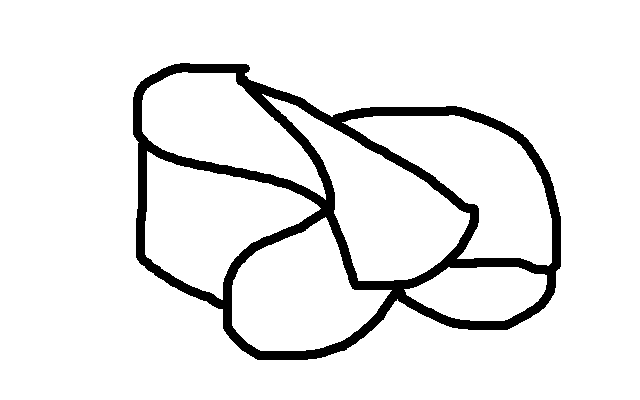
//> input picture pr/example.png, 640 x 400 px
$ ./water example.png circ.png 2   (built with g++ and OpenCV 4)
//> lines starting //> are read from the running program, lines starting //| are printed output that depends on the picture; after the words box and inside, x2 and y2 are one past the last pixel; in counts of white or black regions, pixels touching at a corner belong together
#define _USE_MATH_DEFINES

#include <cmath>
#include <fstream>
#include <functional>
#include <iostream>
#include <memory>
#include <opencv2/opencv.hpp>
#include <string>
#include <vector>
#include "opencv2/highgui/highgui.hpp"
#include "opencv2/imgproc/imgproc.hpp"

using namespace std;
using namespace cv;

enum Orientation { xOrient, yOrient, zOrient };

vector<Point> makefullcont(vector<Point> in, int step = 1);
int findMaxDim(vector<Point> in);


// TODO: remake to avoid extra copies!!!
/**
*	Wrapper for for polar coordinates points
*	Contains radius, sine(fi) and cosine(fi).
*/
template <typename T>
struct PolarPoint {
	typedef T value_type;
	T r;
	T rcos, rsin;
	PolarPoint() = default;
	PolarPoint(T inR, T inRcos, T inRsin)
	    : r(inR), rcos(inRcos), rsin(inRsin) {}
	// [4 lines left out: function printCoord, not called in this run]
};

template <typename T>
struct P3d {
	typedef T value_type;
	P3d() = default;
	P3d(T in_x, T in_y, T in_z) {
		x = in_x;
		y = in_y;
		z = in_z;
	}
	T x, y, z;
};

Point findContCenter(vector<Point> contour) {
	Moments mu;
	mu = moments(contour, false);
	Point2f mc;
	mc = Point2f(mu.m10 / mu.m00, mu.m01 / mu.m00);
	return mc;
}

/**
*	Recovers contour by data of compared circle and
*	defference from this.
*/

vector<Point> recoverStone(vector<PolarPoint<double>> vectorizedStone,
						   Point center, double r,
						   Mat recStone = Mat::zeros(0, 0, CV_32SC1));


/**
*	Find an array of difference between input cintour
*	and circle radius of r with center placed in the
*	center of given contour.
*	Output also saves an information of sines and
*	cosines of every point of contour (have to be
*	saved to have a recovery oppotunity).
*/
vector<PolarPoint<double>> compareWithCircle(Mat circleImg,
											 vector<Point> contour, double r,
											 Point center, int& deviation);


//template <typename T>
struct StoneContourPlane {
	vector<Point> contour;
	Orientation orient;
	Point center;
	int xShift, yShift, zShift;

	StoneContourPlane() : xShift(0), yShift(0), zShift(0) { contour = {}; }

	Point getCenter() {
		center = findContCenter(contour);
		return center;
	}

	vector<P3d<double>> get3dContour() {
		int n = contour.size();
		vector<P3d<double>> res = {};
		for (int i = 0; i < n; i++) {
			P3d<double> pointtmp;
			switch (orient) {
				case xOrient:
					pointtmp = P3d<double>(
					    xShift, contour[i].x + yShift,
					    contour[i].y + zShift);
					break;
				case yOrient:
					pointtmp.x = contour[i].x + xShift;
					pointtmp.y = yShift;
					pointtmp.z = contour[i].y + zShift;
					break;
				case zOrient:
					pointtmp.x = contour[i].x + xShift;
					pointtmp.y = contour[i].y + yShift;
					pointtmp.z = zShift;
			}
			res.push_back(pointtmp);
		}
		return res;
	}
	int getStep() {
		switch (orient) {
			case xOrient:
				return xShift;
			case yOrient:
				return yShift;
			case zOrient:
				return zShift;
		}
	}
};

vector<Point> make2d(vector<P3d<double>> contour3d, Orientation orient) {
	int n = contour3d.size();
	vector<Point> res = {};
	for (int i = 0; i < n; i++) {
		switch (orient) {
			case xOrient:
				res.push_back(
				    Point(contour3d[i].y, contour3d[i].z));
				break;
			case yOrient:
				res.push_back(
				    Point(contour3d[i].x, contour3d[i].z));
				break;
			case zOrient:
				res.push_back(
				    Point(contour3d[i].x, contour3d[i].y));
				break;
		}
	}
	return res;
}


template <typename T>
// [5 lines left out: function signum, not called in this run]

double GetContRange(vector<P3d<double>> in, Orientation orient, Point& cent) {
	vector<Point> in2d = make2d(in, orient);
	double max = 0;
	int inSize = in2d.size();
	if (inSize <= 1) {
		return 0;
	}
	int counter = 0;
	for (int k = 0; k < inSize; k++) {
		for (int i = 0; i < inSize; i++) {
			if (i == k) continue;
			double tmp = sqrt(
			    (in2d[i].x - in2d[k].x) * (in2d[i].x - in2d[k].x) +
			    (in2d[i].y - in2d[k].y) * (in2d[i].y - in2d[k].y));
			if (tmp > max) {
				max = tmp;
				counter++;
				cent.y = (in2d[i].y + in2d[k].y) / 2;
			}
		}
	}
	return max;
}

/**
*	Find square of figure that has color different from bgcolor
*/
int findSq(Mat markers, int bgcolor);

template <typename T>
struct Stone3d {
	vector<vector<P3d<T>>> stoneContours;  // 3d points of stone
	int radOfCenter;
	int numOfPoints;
	P3d<T> center;
	Stone3d(vector<vector<P3d<T>>> in_cont, int rad = 0,
		P3d<T> cent = P3d<T>(0, 0, 0))
	    : stoneContours(in_cont), radOfCenter(rad), center(cent) {
		int k = in_cont.size();
		numOfPoints = 0;
		for (int i = 0; i < k; i++) {
			numOfPoints += in_cont[i].size();
		}
	}
	// [7 lines left out: function addContourToStone, not called in this run]
	int getContoursNum() { return static_cast<int>(stoneContours.size()); }
	void toFile(string fileName) {
		std::ofstream ofof(fileName, std::ofstream::out);
		int n;
		n = static_cast<int>(stoneContours.size());
		for (int i = 0; i < n; i++) {
			int nn = stoneContours[i].size();
			for (int ii = 0; ii < nn; ii++) {
				if (ii ==0 || !(stoneContours[i][ii].x == stoneContours[i][ii-1].x && stoneContours[i][ii].y == stoneContours[i][ii-1].y && stoneContours[i][ii].z == stoneContours[i][ii-1].z) ) {
				ofof << stoneContours[i][ii].x << " "
				     << stoneContours[i][ii].y << " "
				     << stoneContours[i][ii].z << std::endl;
				}
			}
		}
		ofof.close();
	}
	vector<P3d<double>> crossSection(int in, Orientation CSorient, int step = 1) {
		int upSize;
		upSize = static_cast<int>(stoneContours.size());
		vector<P3d<double>> out = {};
		for (int i = 0; i < upSize; i++) {
			int downSize = stoneContours[i].size();
			for (int j = 0; j < downSize; j++) {
				switch (CSorient) {
					case xOrient:
						if (abs(stoneContours[i][j].x - in) < step)
							out.push_back(
							    stoneContours[i]
									 [j]);
						break;
					case yOrient:
						if (abs(stoneContours[i][j].y == in) < step)
							out.push_back(
							    stoneContours[i]
									 [j]);
						break;
					case zOrient:
						if (abs(stoneContours[i][j].z - in) < step)
							out.push_back(
							    stoneContours[i]
									 [j]);
						break;
				}
			}
		}
		return out;
	}
	void makeDense(int step = 1) {
		int start = 0;
		int end = 0;
		int numOfConts = static_cast<int>(stoneContours.size());
		std::cout << "MakeDense  Center Point = (" << center.x << ", "
			  << center.y << ", " << center.z << ")" << std::endl;
		Orientation denseOrientation;
		if (numOfConts != 0) {
			int iterCont = -1;
			int contPointNum = 0;
			for (int i = 0; i < numOfConts; i++) {
				contPointNum = stoneContours[i].size();
				if (contPointNum > 1) {
					iterCont = i;
					break;
				}
			}
			if (iterCont == -1) {
				std::cerr
				    << "Can't make dense! More points needed!"
				    << std::endl;
				return;
			}
			bool majorOrientChecker;
			int collapsedCoord = 0;
			majorOrientChecker = stoneContours[iterCont][0].x ==
						 stoneContours[iterCont][1].x &&
					     stoneContours[iterCont][1].x ==
						 stoneContours[iterCont][2].x;
			if (majorOrientChecker) {
				denseOrientation = xOrient;
				collapsedCoord = stoneContours[iterCont][0].x;
				start = center.x - radOfCenter;
				end = center.x + radOfCenter;
			} else {
				majorOrientChecker =
				    stoneContours[iterCont][0].y ==
					stoneContours[iterCont][1].y &&
				    stoneContours[iterCont][1].y ==
					stoneContours[iterCont][2].y;

				if (majorOrientChecker) {
					denseOrientation = yOrient;
					collapsedCoord =
					    stoneContours[iterCont][0].y;
					start = center.y - radOfCenter;
					end = center.y + radOfCenter;
				} else {
					majorOrientChecker =
					    stoneContours[iterCont][0].z ==
						stoneContours[iterCont][1].z &&
					    stoneContours[iterCont][1].z ==
						stoneContours[iterCont][2].z;
					if (majorOrientChecker) {
						denseOrientation = zOrient;
						collapsedCoord =
						    stoneContours[iterCont]
								 [0].z;
						start = center.z - radOfCenter;
						end = center.z + radOfCenter;
					}
				}
			}
			Point center2d;
			switch (denseOrientation) {
				case xOrient:
					center2d = Point(center.y, center.z);
					break;
				case yOrient:
					center2d = Point(center.x, center.z);
					break;
				case zOrient:
					center2d = Point(center.x, center.y);
					break;
			}
			std::cout << "MakeDense  Center Point 2d = ("
				  << center2d.x << ", " << center2d.y << ")"
				  << std::endl;
			vector<P3d<double>> templateContour =
			    stoneContours[iterCont];
			vector<Point> tCont2d =
			    make2d(templateContour, denseOrientation);
			int templateSize = templateContour.size();
                        double temolateRange = 0;
			vector<int> rangeVec = {};
                        for (int i = 0; i < templateSize; i++) {
				if (abs(tCont2d[i].x - center2d.x) < step) {rangeVec.push_back(tCont2d[i].y); }
                        }
			templateSize = rangeVec.size();
			for(int i = 0; i < templateSize; i++) {
				for(int j = 0; j < templateSize; j++) {
					if (abs(rangeVec[i] - rangeVec[j]) > temolateRange) temolateRange = abs(rangeVec[i] - rangeVec[j]);
				}
			}
			temolateRange /= 2;
			int dim = findMaxDim(tCont2d);
			Mat tmpMat = Mat::zeros(dim + 1, dim + 1, CV_32SC1);
			int deviation;

			vector<PolarPoint<double>> polar2d =compareWithCircle(
			    tmpMat, tCont2d, radOfCenter, center2d, deviation);
			int polar2dsize = polar2d.size();
            std::cout << "collaps " << collapsedCoord << std::endl;
			for (int thirdCoord = start; thirdCoord < end; thirdCoord++) {

				if (thirdCoord % step != 0) continue;
				if (abs(thirdCoord - collapsedCoord) < step) continue;
				vector<P3d<double>> curCS =
				    crossSection(thirdCoord, denseOrientation, step);
				double maxRange = GetContRange(
				    curCS, denseOrientation, center2d);
				if (maxRange <= step) continue;
				vector<PolarPoint<double>> curPolar2d = polar2d;
			std::cout << thirdCoord <<" recovs = " << radOfCenter/(temolateRange / (maxRange / 2)) << " maxrang = "  << maxRange << std::endl;
				vector<Point> tmpv =
				    recoverStone(curPolar2d, center2d, radOfCenter/(temolateRange / (maxRange / 2)));
				vector<P3d<double>> out = {};

			std::cout << "range = " << (double) (temolateRange / (maxRange / 2)) <<   std::endl;
				int tmpvSize = tmpv.size();
				for (int ii = 0; ii < tmpvSize; ii++) {
					switch (denseOrientation) {
						case xOrient:
							out.push_back(
							    P3d<double>(
								thirdCoord,
								tmpv[ii].y,
								tmpv[ii].x));
							break;
						case yOrient:
							out.push_back(
							    P3d<double>(
								tmpv[ii].y,
								thirdCoord,
								tmpv[ii].x));
							break;
						case zOrient:
							out.push_back(
							    P3d<double>(
								tmpv[ii].y,
								tmpv[ii].x,
								thirdCoord));
							break;
					}
				}
				stoneContours.push_back(out);
			}
			stoneContours.erase(stoneContours.begin(), stoneContours.begin() + numOfConts);
		}
	}
};

int findMaxDim(vector<Point> in);

/**
*	Find the center of input contour
*/
P3d<double> findContCenter3dPlane(vector<P3d<double>> contour3d,
				  Orientation orient, int step) {
	vector<Point> contour = make2d(contour3d, orient);
	Moments mu;
	mu = moments(contour, false);
	Point2f mc;
	mc = Point2f(mu.m10 / mu.m00, mu.m01 / mu.m00);
	P3d<double> res;
	switch (orient) {
		case (xOrient):
			res = P3d<double>(step, mc.x, mc.y);
			break;
		case (yOrient):
			res = P3d<double>(mc.x, step, mc.y);
			break;
		case (zOrient):
			res = P3d<double>(mc.x, mc.y, step);
			break;
	}
	return res;
}

/**
*	Extract radiuses of points from PolarPoint array.
*	TODO: make template
*/
int extractRFromPP(shared_ptr<vector<double>> retVec,
		   vector<PolarPoint<double>> vecPP) {
	int nvec = vecPP.size();
	for (int i = 0; i < nvec; i++) {
		retVec->push_back(vecPP[i].r);
	}
	return retVec->size();
}

vector<Point> lineP(int x0, int y0, int x1, int y1, int step) {
	vector<Point> pointsOfLine;

	int dx = abs(x1 - x0), sx = step * (x0 < x1 ? 1 : -1);
	int dy = abs(y1 - y0), sy = step*(y0 < y1 ? 1 : -1);

	int err = (dx > dy ? dx : -dy) / 2, e2;
	int counter = 0;
	for (;;) {
        counter++;
        if (abs(x0 - x1) < step && abs(y0 - y1) < step) break;
		if (counter % step != 0) {
			continue;
		}
        	pointsOfLine.push_back(Point(x0, y0));
		e2 = err;
		if (e2 > -dx) {
			err -= dy;
			x0 += sx;
		}
		if (e2 < dy) {
			err += dx;
			y0 += sy;
		}
	}
	return pointsOfLine;
}

vector<Point> makefullcont(vector<Point> in, int step) {
	int s = in.size();
	vector<Point> ret = {};
	if (s != 0) ret.push_back(in[0]);
	int tmps = 0;
	for (int i = 1; i < s; i++) {
		vector<Point> tmp = {};
		tmp = lineP(in[i - 1].x, in[i - 1].y, in[i].x, in[i].y,
				 step);
		tmps = tmp.size();
        	ret.push_back(in[i]);
		for (int j = 0; j < tmps; j++) {
			ret.push_back(tmp[j]);
		}
	}

	vector<Point> tmp =
	    lineP(in[s - 1].x, in[s - 1].y, in[0].x, in[0].y, step);
	tmps = tmp.size();
	ret.push_back(in[0]);
	for (int j = 0; j < tmps; j++) {
		ret.push_back(tmp[j]);
	}
	return ret;
}

int findMaxDim(vector<Point> in) {
	int inSizr = in.size();
	int max = 0;
	for (int i = 0; i < inSizr; i++) {
		if (in[i].x > max) max = in[i].x;
		if (in[i].y > max) max = in[i].y;
	}
	return max;
}

vector<PolarPoint<double>> compareWithCircle(Mat circleImg,
					     vector<Point> contour, double r,
					     Point center, int& deviation) {
	Mat tmp = Mat::zeros(circleImg.size(), CV_32SC1);
	circle(tmp, center, (int)r, 128);
	vector<PolarPoint<double>> difs = {};
	double dif_tmp = 0.0;
	int maxdev = 0;
	PolarPoint<double> pnt;
	int contsize = contour.size();
	for (int i = 0; i < contsize; i++) {
		dif_tmp =
		    sqrt((contour[i].x - center.x) * (contour[i].x - center.x) +
			 (contour[i].y - center.y) * (contour[i].y - center.y));
		pnt.rcos = (contour[i].x - center.x) / dif_tmp;
		pnt.rsin = (contour[i].y - center.y) / dif_tmp;
		pnt.r = dif_tmp - r;
		maxdev += pnt.r;
		difs.push_back(pnt);
	}
	deviation = maxdev / contsize;
	return difs;
}

vector<Point> recoverStone(vector<PolarPoint<double>> vectorizedStone,
			   Point center, double r, Mat recStone) {
	vector<Point> points = {};
	int vStoneSize = vectorizedStone.size();
	for (int i = 0; i < vStoneSize; i++) {
		int x, y;
		int multiplier = r + vectorizedStone[i].r;
		if (multiplier < 0) multiplier = 0;
		x = static_cast<int>(multiplier * vectorizedStone[i].rsin +
				     center.y);
		y = static_cast<int>(multiplier * vectorizedStone[i].rcos +
				     center.x);

		if (recStone.cols != 0) {
			recStone.at<int>(x, y) = 64;
		}
		points.push_back(Point(x, y));
	}
	return points;
}

int findSq(Mat markers, int bgcolor) {
	int count = 0;
	// TODO: check if input mat is bw
	// TODO: the same func with finding exact color
	for (int i = 0; i < markers.rows; i++) {
		for (int j = 0; j < markers.cols; j++) {
			if (markers.at<int>(i, j) != bgcolor) count++;
		}
	}
	return count;
}

vector<vector<Point>> extractContFromImg(Mat src) {
	/// Magic
	if (!src.data) {
		std::cout << "err!";
		exit(-1);
	}

	// Show source image
	for (int x = 0; x < src.rows; x++) {
		for (int y = 0; y < src.cols; y++) {
			if (src.at<Vec3b>(x, y) == Vec3b(255, 255, 255)) {
				src.at<Vec3b>(x, y)[0] = 0;
				src.at<Vec3b>(x, y)[1] = 0;
				src.at<Vec3b>(x, y)[2] = 0;
			} else {
				src.at<Vec3b>(x, y)[0] = 255;
				src.at<Vec3b>(x, y)[1] = 255;
				src.at<Vec3b>(x, y)[2] = 255;
			}
		}
	}
	// Create a kernel that we will use for accuting/sharpening our image
	Mat kernel = (Mat_<float>(3, 3) << 1, 1, 1, 1, -8, 1, 1, 1, 1);
	Mat imgLaplacian;
	Mat sharp = src;  // copy source image to another temporary one
	filter2D(sharp, imgLaplacian, CV_32F, kernel);
	src.convertTo(sharp, CV_32F);
	Mat imgResult = sharp - imgLaplacian;
	imgResult.convertTo(imgResult, CV_8UC3);

	imgLaplacian.convertTo(imgLaplacian, CV_8UC3);
	src = imgResult;  // copy back
	// Create binary image from source image
	Mat bw;
	cvtColor(src, bw, COLOR_BGR2GRAY);
	threshold(bw, bw, 40, 255, THRESH_BINARY | THRESH_OTSU);
	// Perform the distance transform algorithm
	Mat dist = bw;
	distanceTransform(bw, dist, DIST_L2, 3);

	// Normalize the distance image for range = {0.0, 1.0}
	// so we can visualize and threshold it
	normalize(dist, dist, 0, 1., NORM_MINMAX);
	// Threshold to obtain the peaks
	// This will be the markers for the foreground objects

	// Mat dist = src;
	threshold(dist, dist, .4, 1., THRESH_BINARY);
	// Dilate a bit the dist image
	Mat kernel1 = Mat::ones(3, 3, CV_8UC1);
	dilate(dist, dist, kernel1);
	// Create the CV_8U version of the distance image
	// It is needed for findContours()
	Mat dist_8u;
	dist.convertTo(dist_8u, CV_8U);

	// Find total markers
	vector<vector<Point>> contours;
	vector<Vec4i> hierarchy;
	findContours(dist_8u, contours, hierarchy, RETR_EXTERNAL,
		     CHAIN_APPROX_SIMPLE);
	return contours;
}

// enum Orientation {xOrient, yOrient, zOrient};

struct PosedImgs {
	Mat img;
	int beginX, beginY, beginZ;
        double scale;
	Orientation orient;
    void imgresize() {
        std::cout << "img.size: " << img.cols << " " << img.rows << std::endl;
        Mat out;
        std::cout << "resize!" << std::endl;
        cv::resize(img, out, Size(), scale, scale);
        img = out.clone();
        beginX *= scale;
        beginY *= scale;
        beginZ *= scale;
        std::cout << "img.size: " << img.cols << " " << img.rows << std::endl;
	}
	PosedImgs(Mat in, Orientation orIn)
	    : img(in), orient(orIn), beginX(0), beginY(0), beginZ(0), scale(1.0) {}
	PosedImgs(Mat in, Orientation orIn, int x, int y, int z)
	    : img(in), orient(orIn), beginX(x), beginY(y), beginZ(z), scale(1.0) {}
	// [4 lines left out: function PosedImgs, not called in this run]
	PosedImgs(Mat in, Orientation orIn, int x, int y, int z, double sc)
	    : img(in), orient(orIn), beginX(x), beginY(y), beginZ(z), scale(sc) {
		imgresize();
	}
	Mat getMat() { return img; }
};

void addToStones(StoneContourPlane cont,
		 shared_ptr<vector<Stone3d<double>>> stoneVec, int rad) {
	int nStoneVec = stoneVec->size();
	// cont.center;
	P3d<double> cent;
	switch (cont.orient) {
		case xOrient:
			cent = P3d<double>(cont.xShift,
					   cont.getCenter().x + cont.yShift,
					   cont.getCenter().y + cont.zShift);
			break;
		case yOrient:
			cent = P3d<double>(cont.xShift + cont.getCenter().x,
					   cont.yShift,
					   cont.getCenter().y + cont.zShift);
			break;
		case zOrient:
			cent = P3d<double>(cont.xShift + cont.getCenter().x,
					   cont.yShift + cont.getCenter().y,
					   cont.zShift);
	}
	bool isExist = false;
	for (int i = 0; i < nStoneVec; i++) {
		double diff = sqrt((cent.x - (*stoneVec)[i].center.x) *
				       (cent.x - (*stoneVec)[i].center.x) +
				   (cent.y - (*stoneVec)[i].center.y) *
				       (cent.y - (*stoneVec)[i].center.y) +
				   (cent.z - (*stoneVec)[i].center.z) *
				       (cent.z - (*stoneVec)[i].center.z));
		if (diff < (*stoneVec)[i].radOfCenter) {
			(*stoneVec)[i].addContourToStone(cont.get3dContour());
			if ((*stoneVec)[i].radOfCenter < rad)
				(*stoneVec)[i].radOfCenter =
				    rad;  // TODO explain
			isExist = true;
			break;
		}
	}
	if (!isExist) {
		vector<vector<P3d<double>>> newvec = {};
		newvec.push_back(cont.get3dContour());
		Stone3d<double> stone(
		    newvec, rad, findContCenter3dPlane(newvec[0], cont.orient,
						       cont.getStep()));
		stoneVec->push_back(stone);
	}
}

void combineImgs(vector<PosedImgs> imgs) {
	int imgscount = imgs.size();
	shared_ptr<vector<Stone3d<double>>> stone3dVecPtr =
	    make_shared<vector<Stone3d<double>>>();
	for (int k = 0; k < imgscount; k++) {
		Mat src(imgs[k].getMat());
		vector<vector<Point>> contours = extractContFromImg(src);
		Mat markers = Mat::zeros(src.size(), CV_32SC1);
		Mat squares = Mat::zeros(contours.size(), 1, CV_64F);
		Mat markers_tmp;
		int conts_size = contours.size();
		for (int i = 0; i < conts_size; i++) {
			markers = Mat::zeros(src.size(), CV_32SC1);
			drawContours(markers, contours, static_cast<int>(i),
				     Scalar::all(static_cast<int>(i) + 1), -1);
			squares.at<double>(i) = (double)findSq(markers, 0);
			std::cout << "squares.at<double>(i)  = "
				  << squares.at<double>(i) << std::endl;
			double r = sqrt(squares.at<double>(i) * M_1_PI);
			Point tmp = findContCenter(contours[i]);
			markers_tmp = markers.clone();
			Point center = findContCenter(contours[i]);
			contours[i] = makefullcont(contours[i], 5);
			int ttttmp = 0;
			vector<PolarPoint<double>> difs = compareWithCircle(
			    markers_tmp, contours[i], r, center, ttttmp);
			recoverStone(difs, center, r, markers_tmp);

			shared_ptr<vector<double>> outptr =
			    make_shared<vector<double>>();
			int si = extractRFromPP(outptr, difs);
			//imshow("not resized" + to_string(i),
			//	   markers_tmp * 10000);
			vector<double>& outvec = *outptr;
			int outs = si;
			StoneContourPlane important;
			important.orient = imgs[k].orient;
			important.xShift = imgs[k].beginX;
			important.yShift = imgs[k].beginY;
			important.zShift = imgs[k].beginZ;
			important.contour = contours[i];
			addToStones(important, stone3dVecPtr, r);
		}
	}
	vector<Stone3d<double>>& stone3dVec = *stone3dVecPtr;
	int st3dsize = stone3dVec.size();
	for (int st = 0; st < st3dsize; st++) {
		stone3dVec[st].makeDense(5);
	}
	for (int st = 0; st < st3dsize; st++) {
		stone3dVec[st].toFile("output" + to_string(st) + ".xyz");
	}
	std::cout << "Im finished!" << std::endl;
}


int main(int argn, char** argv) {
        std::cout << "argn = " << argn << std::endl;
	if (argn!=4 && argn != 5) {
		std::cerr << "Wrong number of inputs. You should call it in format:"
			<< std::endl << "./point_cloud_stone <image 1> <image 2> <scale> \n or "
			<< std::endl << "./point_cloud_stone <image 1> <image 2> <image 3> <scale> " << std::endl <<std::endl;
		exit(-1);
	}

	Mat front1 = imread(argv[1]);
//> front1 is the input picture: 400 rows x 640 cols, CV_8UC3; 92% white; 1 black region, box (x1, y1, x2, y2) and area: (133, 63, 561, 360) 20449
	Mat front2 = imread(argv[2]);
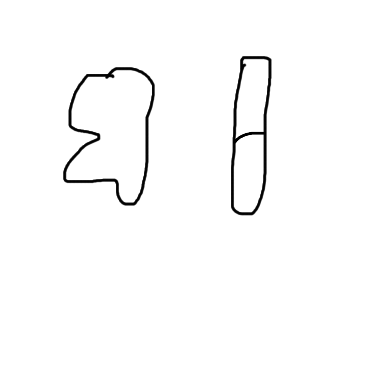
//> input picture pr/circ.png, 380 x 380 px
//> front2 is the input picture: 380 rows x 380 cols, CV_8UC3; min 0, max 255, mean 250.8
	float scale = atof(argv[3]);
//> scale = 2
	vector<PosedImgs> sources = {};
        int tmp1 = front1.rows/2;
        int tmp2 = front2.rows/2;
        std::cout << "sizes: " << front1.rows << " " << front2.cols << std::endl;
//| sizes: 400 380
	PosedImgs mat0(front1, xOrient, tmp1,  0, 0, scale);// 500, 0, 0);
	PosedImgs mat2(front2, yOrient, 0, tmp2, 0, scale); //-1200, 1700, 0);
	sources.push_back(mat0);
//> sources = 1 item
	sources.push_back(mat2);
//> sources = 2 items

	if (argn == 3) {
		Mat front3 = imread(argv[3]);
		PosedImgs mat3(front3, yOrient, 0, front3.rows / 2, 0, scale);
		sources.push_back(mat3);
	}

	combineImgs(sources);
//> in combineImgs, `int imgscount = imgs.size();`: imgscount = 2
//> the loop in combineImgs, `for (int k = 0; k < imgscount; k++)` made 2 passes
//> conts_size on passes 1 to 2: 1, 2
//> pass 1, in extractContFromImg, `Mat sharp = src;`:
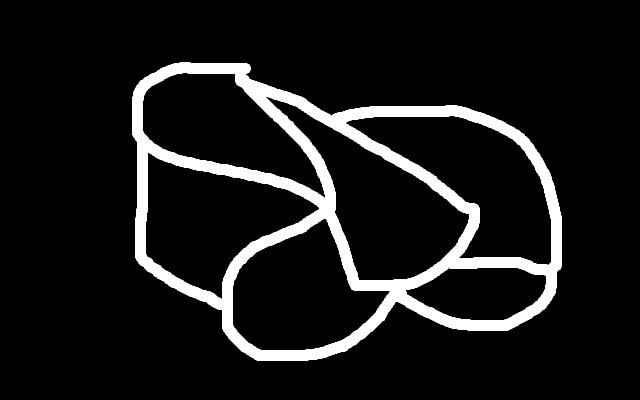
//> sharp: 800 rows x 1280 cols, CV_8UC3 (shown at 1/2 size); 9% white; 1 white region, box (x1, y1, x2, y2) and area: (265, 125, 1123, 721) 92512
//> in combineImgs, `vector<Stone3d<double>>& stone3dVec = *stone3dVecPtr;`: stone3dVec = 3 items
//> in combineImgs, `int st3dsize = stone3dVec.size();`: st3dsize = 3
//> (the rest of the program and of its run is left out)
